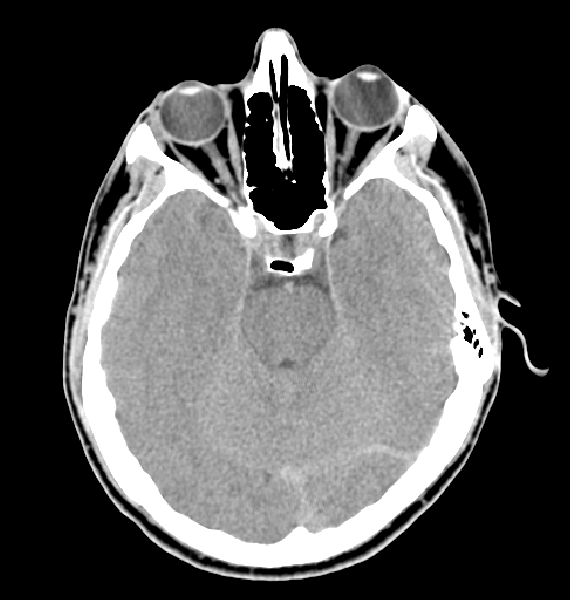
#> input picture brain.tif, 570 x 600 px
$ python question2_a.py
#> lines starting #> are read from the running program, lines starting #| are printed output that depends on the picture; after the words box and inside, x2 and y2 are one past the last pixel; in counts of white or black regions, pixels touching at a corner belong together
import cv2
import numpy as np
import matplotlib.pyplot as plt

# Load the image
img = cv2.imread('brain.tif', cv2.IMREAD_UNCHANGED)
#> img is the input picture: shape (600, 570); min 0, max 255, mean 84.7

# Convert the image to grayscale if it has multiple channels
if len(img.shape) > 2:
    img = cv2.cvtColor(img, cv2.COLOR_BGR2GRAY)

# Set the threshold value for the bright part
threshold = 200

# Apply intensity slicing to create a binary image
binary = np.where(img > threshold, 255, 0).astype(np.uint8)
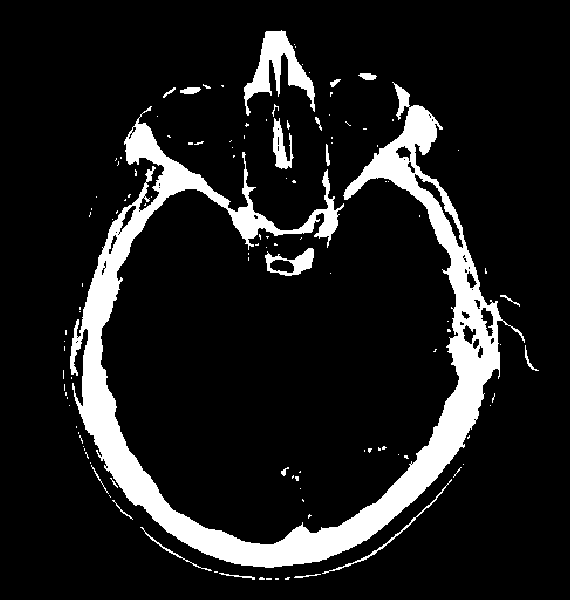
#> binary: shape (600, 570); 11.6% white; 121 white regions (98 under 20 px), largest, box (x1, y1, x2, y2) and area: (70, 82, 525, 568) 34521, (244, 30, 315, 116) 2234, (265, 248, 314, 276) 601

# Display the original image, binary image, and side-by-side comparison
fig, ax = plt.subplots(nrows=1, ncols=3, figsize=(10, 5))

ax[0].imshow(img, cmap='gray')
ax[0].set_title('Original Image')

ax[1].imshow(binary, cmap='gray')
ax[1].set_title('Binary Image')

ax[2].imshow(img, cmap='gray')
ax[2].imshow(binary, alpha=0.4, cmap='Reds')
ax[2].set_title('Original and Binary Image')


plt.show()
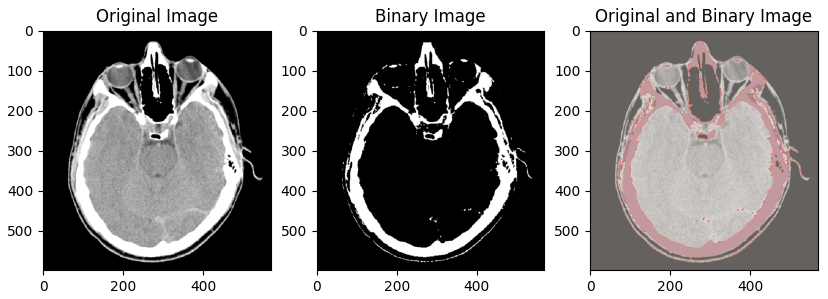
#> figure drawn by matplotlib, 3 panels

$ run again, with bottle1.jpg saved as brain.tif
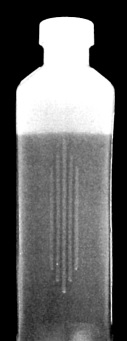
#> input picture bottle1.jpg, 127 x 341 px
#> img is the input picture: shape (341, 127, 3); min 0, max 255, mean 100.5
#> img: shape (341, 127)
#> `binary = np.where(img > threshold, 255, 0).astype(np.uint8)`:
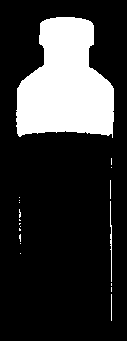
#> binary: shape (341, 127); 19.9% white; 19 white regions (16 under 20 px), largest, box (x1, y1, x2, y2) and area: (16, 17, 114, 138) 8440, (110, 201, 112, 282) 94, (111, 294, 112, 321) 27
#> `plt.show()`:
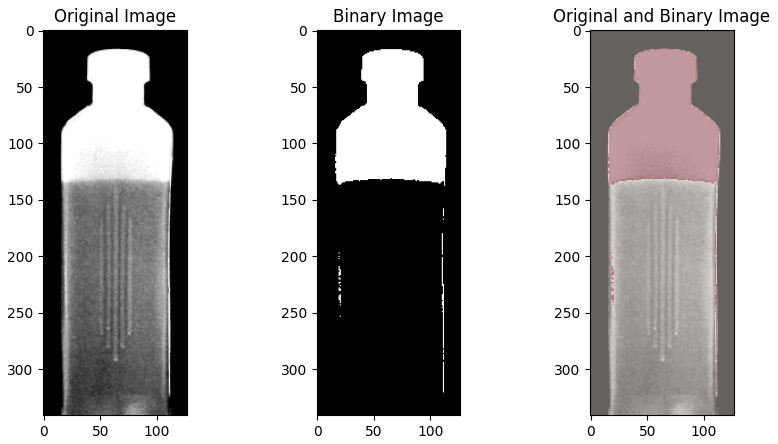
#> figure drawn by matplotlib, 3 panels
